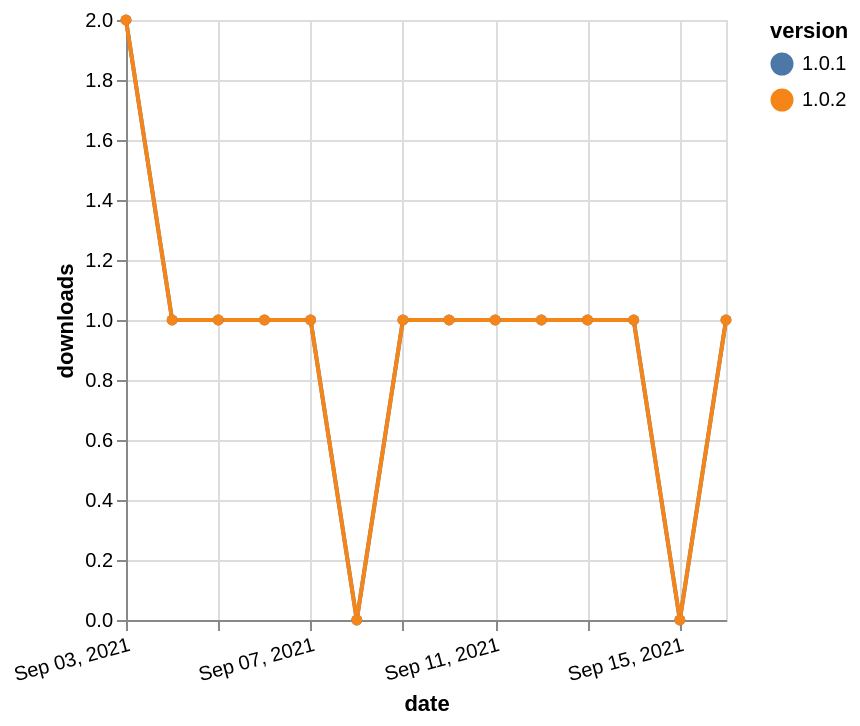

The specification (Vega-Lite) saved for this image:
### Vega-Lite specification from a JSON file in a GitHub repository (floating-point values rounded to 4 significant figures)
{"$schema": "https://vega.github.io/schema/vega-lite/v5.json", "description": "A simple bar chart with embedded data.", "data": {"values": [{"date": "2021-09-03", "total": 69, "delta": 2, "version": "1.0.1"}, {"date": "2021-09-04", "total": 70, "delta": 1, "version": "1.0.1"}, {"date": "2021-09-05", "total": 71, "delta": 1, "version": "1.0.1"}, {"date": "2021-09-06", "total": 72, "delta": 1, "version": "1.0.1"}, {"date": "2021-09-07", "total": 73, "delta": 1, "version": "1.0.1"}, {"date": "2021-09-08", "total": 73, "delta": 0, "version": "1.0.1"}, {"date": "2021-09-09", "total": 74, "delta": 1, "version": "1.0.1"}, {"date": "2021-09-10", "total": 75, "delta": 1, "version": "1.0.1"}, {"date": "2021-09-11", "total": 76, "delta": 1, "version": "1.0.1"}, {"date": "2021-09-12", "total": 77, "delta": 1, "version": "1.0.1"}, {"date": "2021-09-13", "total": 78, "delta": 1, "version": "1.0.1"}, {"date": "2021-09-14", "total": 79, "delta": 1, "version": "1.0.1"}, {"date": "2021-09-15", "total": 79, "delta": 0, "version": "1.0.1"}, {"date": "2021-09-16", "total": 80, "delta": 1, "version": "1.0.1"}, {"date": "2021-09-03", "total": 61, "delta": 2, "version": "1.0.2"}, {"date": "2021-09-04", "total": 62, "delta": 1, "version": "1.0.2"}, {"date": "2021-09-05", "total": 63, "delta": 1, "version": "1.0.2"}, {"date": "2021-09-06", "total": 64, "delta": 1, "version": "1.0.2"}, {"date": "2021-09-07", "total": 65, "delta": 1, "version": "1.0.2"}, {"date": "2021-09-08", "total": 65, "delta": 0, "version": "1.0.2"}, {"date": "2021-09-09", "total": 66, "delta": 1, "version": "1.0.2"}, {"date": "2021-09-10", "total": 67, "delta": 1, "version": "1.0.2"}, {"date": "2021-09-11", "total": 68, "delta": 1, "version": "1.0.2"}, {"date": "2021-09-12", "total": 69, "delta": 1, "version": "1.0.2"}, {"date": "2021-09-13", "total": 70, "delta": 1, "version": "1.0.2"}, {"date": "2021-09-14", "total": 71, "delta": 1, "version": "1.0.2"}, {"date": "2021-09-15", "total": 71, "delta": 0, "version": "1.0.2"}, {"date": "2021-09-16", "total": 72, "delta": 1, "version": "1.0.2"}]}, "width": "container", "mark": {"type": "line", "point": {"filled": true}}, "encoding": {"x": {"field": "date", "type": "temporal", "timeUnit": "yearmonthdate", "title": "date", "axis": {"labelAngle": -15}}, "y": {"field": "delta", "type": "quantitative", "title": "downloads"}, "color": {"field": "version", "type": "nominal"}, "tooltip": {"field": "delta"}}}
